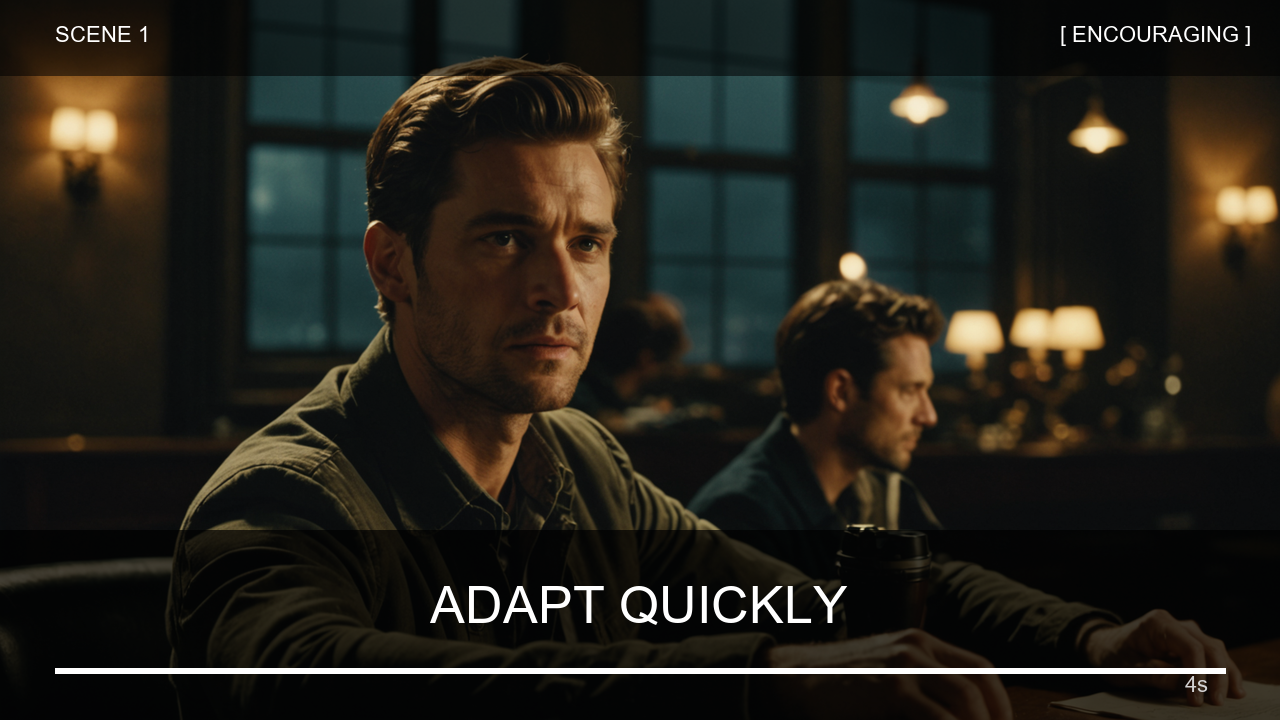
#> input picture velora-AI-main/temp_frames/scene_0.png, 1280 x 720 px
$ python -i video_generator.py   (imports and definitions only)
#> lines starting #> are read from the running program, lines starting #| are printed output that depends on the picture
import os
import shutil
import subprocess
import requests
from io import BytesIO
from PIL import Image, ImageDraw, ImageFont
from dotenv import load_dotenv

# [1 line not run here, left out]

STABILITY_API_KEY = os.getenv("STABILITY_API_KEY", "")
HF_TOKEN          = os.getenv("HF_TOKEN", "")

WIDTH, HEIGHT = 1280, 720

MOOD_ACCENTS = {
    "tense"       : "#e94560",
    "uplifting"   : "#f5a623",
    "melancholic" : "#8e9eab",
    "energetic"   : "#ffd700",
    "calm"        : "#48cae4",
    "dramatic"    : "#ff0000",
    "hopeful"     : "#95d5b2",
    "reflective"  : "#a8dadc",
}
DEFAULT_ACCENT = "#ffffff"

MOOD_FALLBACK_BG = {
    "tense"       : ("#1a1a2e", "#e94560"),
    "uplifting"   : ("#0f3460", "#f5a623"),
    "melancholic" : ("#2c3e50", "#8e9eab"),
    "energetic"   : ("#ff4500", "#ffd700"),
    "calm"        : ("#1a3a4a", "#48cae4"),
    "dramatic"    : ("#0d0d0d", "#ff0000"),
    "hopeful"     : ("#1b4332", "#95d5b2"),
    "reflective"  : ("#2d3561", "#a8dadc"),
}


def _find_ffmpeg():
    system_ffmpeg = shutil.which("ffmpeg")
    if system_ffmpeg:
        return system_ffmpeg
    try:
        import imageio_ffmpeg
        return imageio_ffmpeg.get_ffmpeg_exe()
    except Exception:
        pass
    return r"C:\ffmpeg-master-latest-win64-gpl-shared\bin\ffmpeg.exe"


# [1 line that did not run here, left out]


def hex_to_rgb(hex_color):
    hex_color = hex_color.lstrip("#")
    return tuple(int(hex_color[i:i+2], 16) for i in (0, 2, 4))


# [97 lines left out: functions _build_prompt, _stability_generate, _huggingface_generate, _generate_ai_image, _fallback_image, _load_fonts, not called in this run]


def create_scene_image(scene: dict, output_path: str) -> str:
    """
    Renders a 1280×720 PNG for one scene.
    Returns the provider name used ('Stability AI', 'Together AI (FLUX)', 'fallback').
    """
    mood      = scene.get("mood", "").lower()
    shot_desc = scene.get("shot_description") or scene.get("shot", "")
    scene_num = scene.get("scene_number") or scene.get("scene", 0)

    base_img, provider = _generate_ai_image(shot_desc, mood, scene_num)
    if base_img is None:
        base_img = _fallback_image(mood)
        provider = "fallback"

    img = base_img.resize((WIDTH, HEIGHT), Image.LANCZOS)

    overlay = Image.new("RGBA", (WIDTH, HEIGHT), (0, 0, 0, 0))
    ov = ImageDraw.Draw(overlay)
    ov.rectangle([(0, 0), (WIDTH, 75)], fill=(0, 0, 0, 140))
    ov.rectangle([(0, HEIGHT - 190), (WIDTH, HEIGHT)], fill=(0, 0, 0, 175))
    img = Image.alpha_composite(img.convert("RGBA"), overlay).convert("RGB")
    draw = ImageDraw.Draw(img)

    font_large, font_medium, font_small = _load_fonts()
    accent_rgb = hex_to_rgb(MOOD_ACCENTS.get(mood, DEFAULT_ACCENT))
    white      = (255, 255, 255)
    light_gray = (210, 210, 210)

    draw.text((55, 22), f"SCENE {scene_num}", font=font_small, fill=accent_rgb)
    draw.text((WIDTH - 220, 22), f"[ {mood.upper()} ]", font=font_small, fill=accent_rgb)

    caption = (scene.get("caption") or "").upper()
    bbox = draw.textbbox((0, 0), caption, font=font_large)
    caption_w = bbox[2] - bbox[0]
    draw.text(((WIDTH - caption_w) // 2, HEIGHT - 145), caption, font=font_large, fill=white)

    duration = scene.get("duration_seconds") or scene.get("duration", 4)
    draw.text((WIDTH - 95, HEIGHT - 48), f"{duration}s", font=font_small, fill=light_gray)
    draw.rectangle([(55, HEIGHT - 52), (WIDTH - 55, HEIGHT - 47)], fill=accent_rgb)

    img.save(output_path)
    return provider


# [35 lines left out: function generate_video, not called in this run]

>>> import cv2
>>> picture = cv2.imread('temp_frames/scene_0.png', cv2.IMREAD_GRAYSCALE)
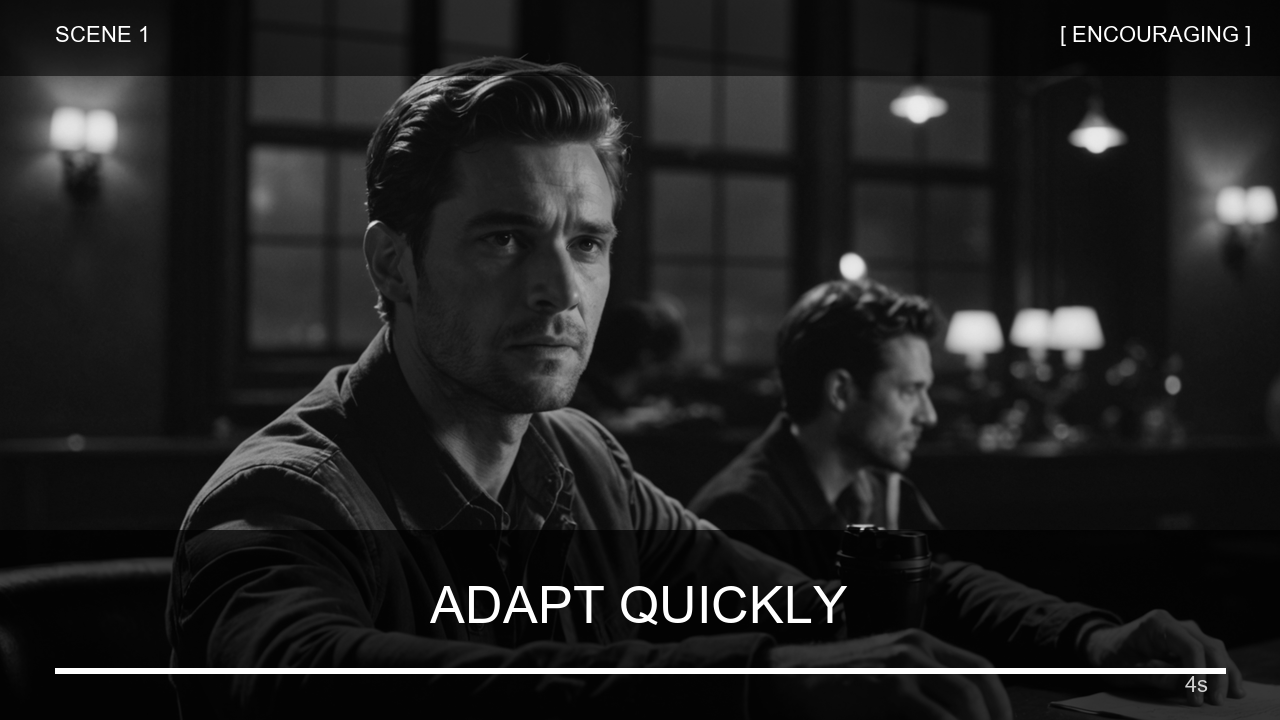
#> picture: shape (720, 1280); min 2, max 255, mean 32.3
>>> result = create_scene_image(picture, 'out.png')
#> (the run stopped early here; a loop or call above may not have finished)

$ run again, on velora-AI-main/temp_frames/scene_4.png
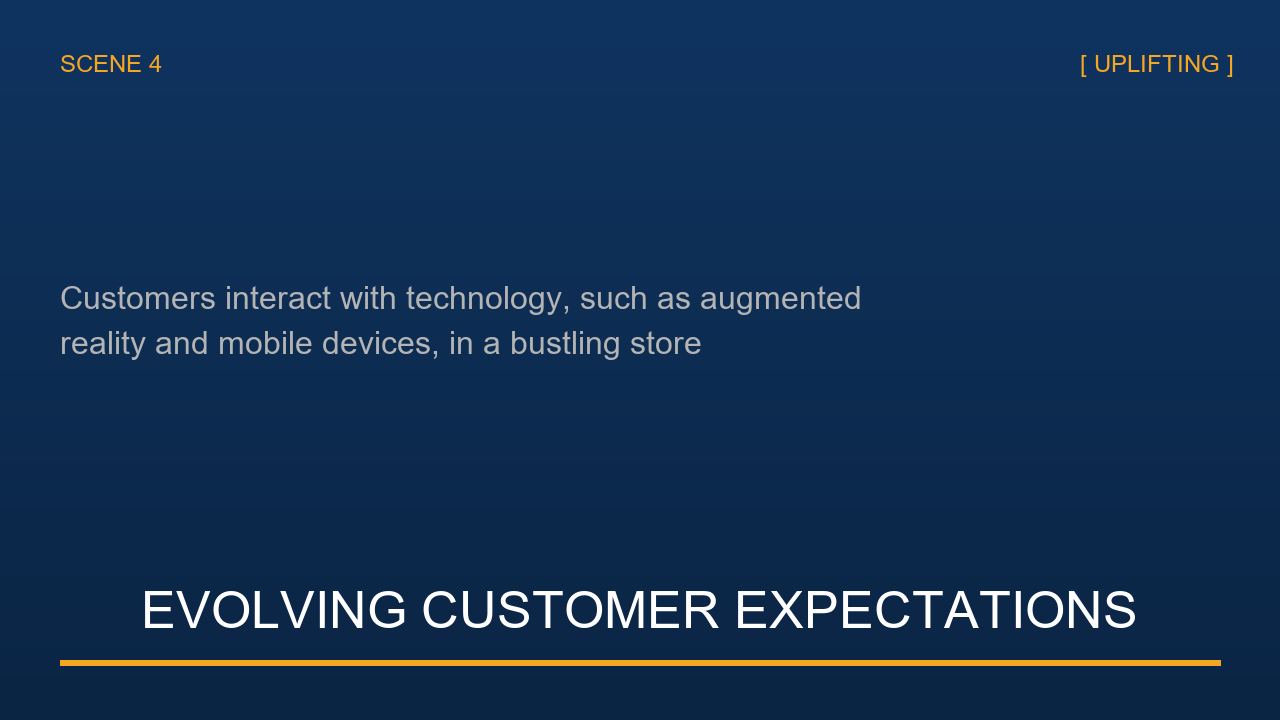
#> input picture velora-AI-main/temp_frames/scene_4.png, 1280 x 720 px
#> `picture = cv2.imread('temp_frames/scene_0.png', cv2.IMREAD_GRAYSCALE)`:
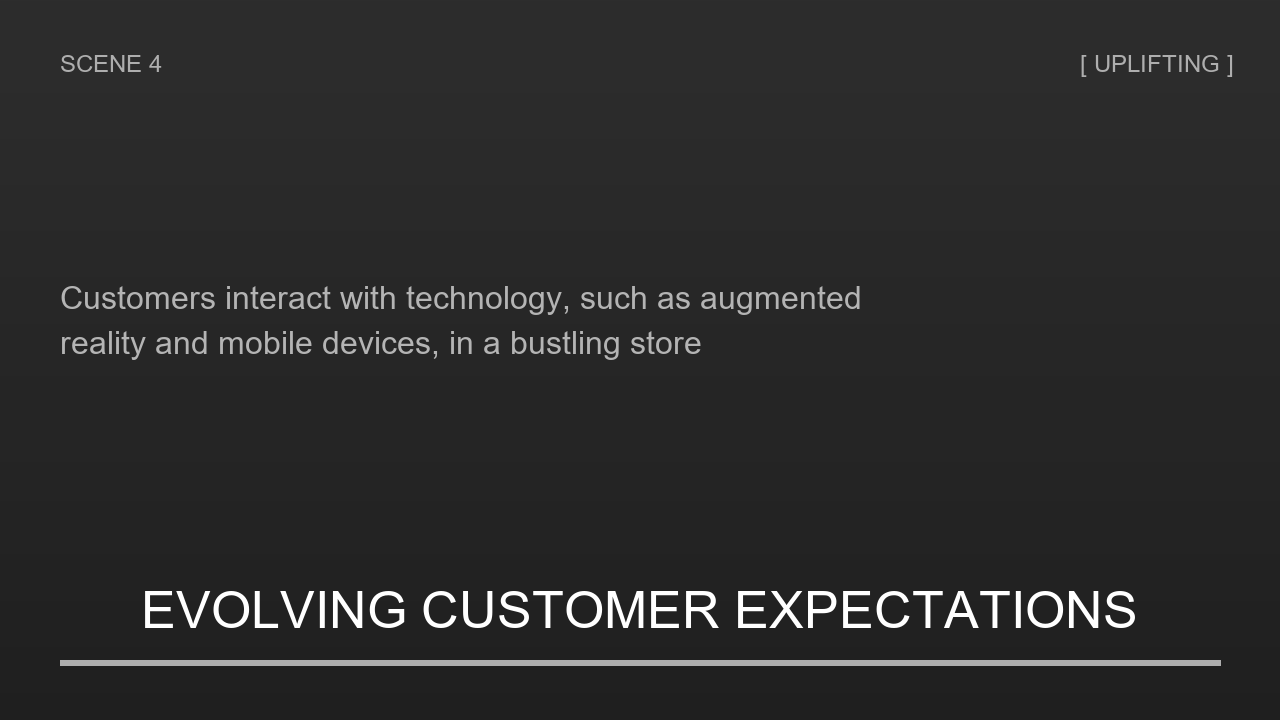
#> picture: shape (720, 1280); min 31, max 255, mean 43.5
